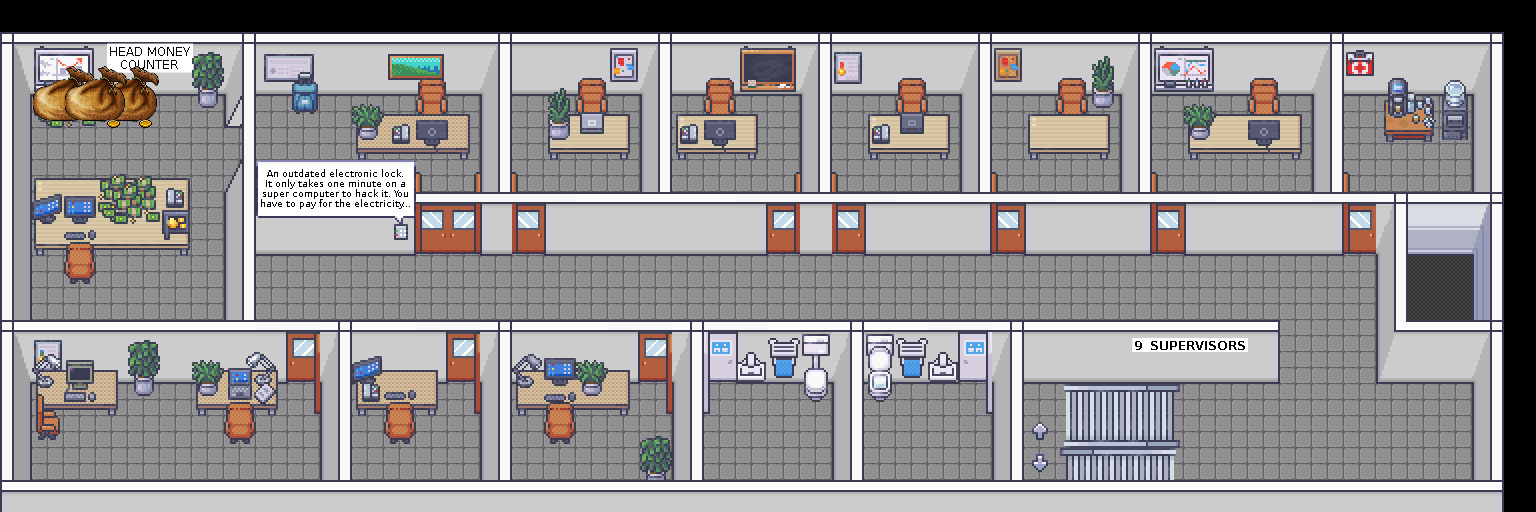

The image is a tile-based game level rendered from a .tmx file. Its description and source (layers, tilesets, objects; grid data summarised) follow:
An orthogonal 48x16 tile map with 32x32 px tiles, 82 tile layers (exitMain, sprechblaseOff, sprechblaseStep, safeStep, ...), 1 hidden layer not drawn, 17 tilesets and 16 objects (15x variable).

<map version="1.5" tiledversion="1.7.2" orientation="orthogonal" renderorder="right-down" width="48" height="16" tilewidth="32" tileheight="32" infinite="0" nextlayerid="119" nextobjectid="20">
 <editorsettings>
  <export target="09.json" format="json" />
 </editorsettings>
 <properties>
  <property name="mapCopyright" value="&quot;The Money Bin&quot; by Thoddi is licensed unter CC BY-NC-SA" />
  <property name="mapDescription" value=" " />
  <property name="mapLink" value=" " />
  <property name="mapName" value="The Money Bin" />
  <property name="script" value="https://static.rc3.world/scripts/default/bundle.js" />
 </properties>
 <tileset firstgid="1" source="../tiles/mapUtilies.tsx" />
 <tileset firstgid="10" source="../tiles/BaseChip_pipo.tsx" />
 <tileset firstgid="962" source="../tiles/Schilder.tsx" />
 <tileset firstgid="1762" source="../tiles/ModernInteriors/Room_Builder_3d_walls_32x32.tsx" />
 <tileset firstgid="3082" source="../tiles/ModernInteriors/18_Jail_32x32-Shadowless.tsx" />
 <tileset firstgid="3802" source="../tiles/ModernInteriors/26_Condominium_32x32.tsx" />
 <tileset firstgid="4106" source="../tiles/ModernInteriors/3_Bathroom_32x32.tsx" />
 <tileset firstgid="5002" source="../tiles/ModernInteriors/1_Generic_32x32.tsx" />
 <tileset firstgid="6250" source="../tiles/ModernInteriors/13_Conference_Hall_Shadowless_32x32.tsx" />
 <tileset firstgid="6442" source="../tiles/ModernInteriors/Modern_Office_Shadowless_32x32.tsx" />
 <tileset firstgid="7290" source="../tiles/ModernInteriors/5_Classroom_and_library_32x32.tsx" />
 <tileset firstgid="7834" source="../tiles/furniture.tsx" />
 <tileset firstgid="8858" source="../tiles/money.tsx" />
 <tileset firstgid="8922" source="../tiles/ModernInteriors/animated_safe_gold_32x32.tsx" />
 <tileset firstgid="8934" source="../tiles/bag.tsx" />
 <tileset firstgid="8938" source="../tiles/ModernInteriors/animated_door_big_6_32x32.tsx" />
 <tileset firstgid="8953" source="../tiles/ModernInteriors/Room_Builder_borders_32x32.tsx" />
 <layer id="118" name="exitMain" width="48" height="16">
  <properties>
   <property name="exitUrl" value="../main.json" />
  </properties>
  <data>[768 cells, 1 non-empty, 1 distinct tile ids]</data>
 </layer>
 <layer id="114" name="sprechblaseOff" width="48" height="16">
  <data>[768 cells, 0 non-empty, 0 distinct tile ids]</data>
 </layer>
 <layer id="116" name="sprechblaseStep" width="48" height="16">
  <properties>
   <property name="autoClose" type="bool" value="true" />
   <property name="autoOpen" type="bool" value="true" />
   <property name="doorVariable" value="sprechblase" />
   <property name="zone" value="sprechblaseZone" />
  </properties>
  <data>[768 cells, 1 non-empty, 1 distinct tile ids]</data>
 </layer>
 <layer id="117" name="safeStep" width="48" height="16">
  <properties>
   <property name="autoClose" type="bool" value="true" />
   <property name="autoOpen" type="bool" value="true" />
   <property name="doorVariable" value="safe" />
   <property name="zone" value="safeZone" />
  </properties>
  <data>[768 cells, 3 non-empty, 1 distinct tile ids]</data>
 </layer>
 <layer id="89" name="01stepIn" width="48" height="16">
  <properties>
   <property name="autoClose" type="bool" value="true" />
   <property name="autoOpen" type="bool" value="false" />
   <property name="code" value="4470" />
   <property name="doorVariable" value="01" />
   <property name="zone" value="01zoneIn" />
  </properties>
  <data>[768 cells, 2 non-empty, 1 distinct tile ids]</data>
 </layer>
 <layer id="101" name="01stepOut" width="48" height="16">
  <properties>
   <property name="autoClose" type="bool" value="true" />
   <property name="autoOpen" type="bool" value="true" />
   <property name="doorVariable" value="01" />
   <property name="zone" value="01zoneOut" />
  </properties>
  <data>[768 cells, 4 non-empty, 1 distinct tile ids]</data>
 </layer>
 <layer id="102" name="02step" width="48" height="16">
  <properties>
   <property name="autoClose" type="bool" value="true" />
   <property name="autoOpen" type="bool" value="true" />
   <property name="doorVariable" value="02" />
   <property name="zone" value="02zone" />
  </properties>
  <data>[768 cells, 3 non-empty, 1 distinct tile ids]</data>
 </layer>
 <layer id="103" name="03step" width="48" height="16">
  <properties>
   <property name="autoClose" type="bool" value="true" />
   <property name="autoOpen" type="bool" value="true" />
   <property name="doorVariable" value="03" />
   <property name="zone" value="03zone" />
  </properties>
  <data>[768 cells, 3 non-empty, 1 distinct tile ids]</data>
 </layer>
 <layer id="104" name="04step" width="48" height="16">
  <properties>
   <property name="autoClose" type="bool" value="true" />
   <property name="autoOpen" type="bool" value="true" />
   <property name="doorVariable" value="04" />
   <property name="zone" value="04zone" />
  </properties>
  <data>[768 cells, 3 non-empty, 1 distinct tile ids]</data>
 </layer>
 <layer id="105" name="05step" width="48" height="16">
  <properties>
   <property name="autoClose" type="bool" value="true" />
   <property name="autoOpen" type="bool" value="true" />
   <property name="doorVariable" value="05" />
   <property name="zone" value="05zone" />
  </properties>
  <data>[768 cells, 3 non-empty, 1 distinct tile ids]</data>
 </layer>
 <layer id="106" name="06step" width="48" height="16">
  <properties>
   <property name="autoClose" type="bool" value="true" />
   <property name="autoOpen" type="bool" value="true" />
   <property name="doorVariable" value="06" />
   <property name="zone" value="06zone" />
  </properties>
  <data>[768 cells, 3 non-empty, 1 distinct tile ids]</data>
 </layer>
 <layer id="107" name="07step" width="48" height="16">
  <properties>
   <property name="autoClose" type="bool" value="true" />
   <property name="autoOpen" type="bool" value="true" />
   <property name="doorVariable" value="07" />
   <property name="zone" value="07zone" />
  </properties>
  <data>[768 cells, 3 non-empty, 1 distinct tile ids]</data>
 </layer>
 <layer id="108" name="11step" width="48" height="16">
  <properties>
   <property name="autoClose" type="bool" value="true" />
   <property name="autoOpen" type="bool" value="true" />
   <property name="doorVariable" value="11" />
   <property name="zone" value="11zone" />
  </properties>
  <data>[768 cells, 3 non-empty, 1 distinct tile ids]</data>
 </layer>
 <layer id="109" name="12step" width="48" height="16">
  <properties>
   <property name="autoClose" type="bool" value="true" />
   <property name="autoOpen" type="bool" value="true" />
   <property name="doorVariable" value="12" />
   <property name="zone" value="12zone" />
  </properties>
  <data>[768 cells, 3 non-empty, 1 distinct tile ids]</data>
 </layer>
 <layer id="110" name="13step" width="48" height="16">
  <properties>
   <property name="autoClose" type="bool" value="true" />
   <property name="autoOpen" type="bool" value="true" />
   <property name="doorVariable" value="13" />
   <property name="zone" value="13zone" />
  </properties>
  <data>[768 cells, 3 non-empty, 1 distinct tile ids]</data>
 </layer>
 <layer id="111" name="14step" width="48" height="16">
  <properties>
   <property name="autoClose" type="bool" value="true" />
   <property name="autoOpen" type="bool" value="true" />
   <property name="doorVariable" value="14" />
   <property name="zone" value="14zone" />
  </properties>
  <data>[768 cells, 3 non-empty, 1 distinct tile ids]</data>
 </layer>
 <layer id="112" name="15step" width="48" height="16">
  <properties>
   <property name="autoClose" type="bool" value="true" />
   <property name="autoOpen" type="bool" value="true" />
   <property name="doorVariable" value="15" />
   <property name="zone" value="15zone" />
  </properties>
  <data>[768 cells, 3 non-empty, 1 distinct tile ids]</data>
 </layer>
 <layer id="18" name="start" width="48" height="16">
  <properties>
   <property name="startLayer" type="bool" value="true" />
  </properties>
  <data>[768 cells, 3 non-empty, 1 distinct tile ids]</data>
 </layer>
 <layer id="29" name="silent" width="48" height="16">
  <properties>
   <property name="silent" type="bool" value="true" />
  </properties>
  <data>[768 cells, 20 non-empty, 1 distinct tile ids]</data>
 </layer>
 <layer id="23" name="exitDown" width="48" height="16">
  <properties>
   <property name="exitUrl" value="08.json#startFromUp" />
  </properties>
  <data>[768 cells, 2 non-empty, 1 distinct tile ids]</data>
 </layer>
 <layer id="30" name="exitUp" width="48" height="16">
  <properties>
   <property name="exitUrl" value="10.json#startFromDown" />
  </properties>
  <data>[768 cells, 2 non-empty, 1 distinct tile ids]</data>
 </layer>
 <layer id="24" name="startFromDown" width="48" height="16">
  <properties>
   <property name="startLayer" type="bool" value="true" />
  </properties>
  <data>[768 cells, 2 non-empty, 1 distinct tile ids]</data>
 </layer>
 <layer id="19" name="startFromUp" width="48" height="16">
  <properties>
   <property name="startLayer" type="bool" value="true" />
  </properties>
  <data>[768 cells, 4 non-empty, 1 distinct tile ids]</data>
 </layer>
 <layer id="7" name="Block" width="48" height="16">
  <data>[768 cells, 303 non-empty, 1 distinct tile ids]</data>
 </layer>
 <layer id="22" name="Floor" width="48" height="16">
  <data>[768 cells, 705 non-empty, 2 distinct tile ids]</data>
 </layer>
 <layer id="10" name="Stairs" width="48" height="16">
  <data>[768 cells, 14 non-empty, 10 distinct tile ids]</data>
 </layer>
 <layer id="26" name="WallBehindPlayer" width="48" height="16">
  <data>[768 cells, 167 non-empty, 13 distinct tile ids]</data>
 </layer>
 <layer id="48" name="01close1" width="48" height="16">
  <data>[768 cells, 2 non-empty, 1 distinct tile ids]</data>
 </layer>
 <layer id="49" name="02close1" width="48" height="16">
  <data>[768 cells, 1 non-empty, 1 distinct tile ids]</data>
 </layer>
 <layer id="50" name="03close1" width="48" height="16">
  <data>[768 cells, 1 non-empty, 1 distinct tile ids]</data>
 </layer>
 <layer id="51" name="04close1" width="48" height="16">
  <data>[768 cells, 1 non-empty, 1 distinct tile ids]</data>
 </layer>
 <layer id="52" name="05close1" width="48" height="16">
  <data>[768 cells, 1 non-empty, 1 distinct tile ids]</data>
 </layer>
 <layer id="53" name="06close1" width="48" height="16">
  <data>[768 cells, 1 non-empty, 1 distinct tile ids]</data>
 </layer>
 <layer id="54" name="07close1" width="48" height="16">
  <data>[768 cells, 1 non-empty, 1 distinct tile ids]</data>
 </layer>
 <layer id="56" name="11close1" width="48" height="16">
  <data>[768 cells, 1 non-empty, 1 distinct tile ids]</data>
 </layer>
 <layer id="57" name="12close1" width="48" height="16">
  <data>[768 cells, 1 non-empty, 1 distinct tile ids]</data>
 </layer>
 <layer id="58" name="13close1" width="48" height="16">
  <data>[768 cells, 1 non-empty, 1 distinct tile ids]</data>
 </layer>
 <layer id="59" name="14close1" width="48" height="16">
  <data>[768 cells, 1 non-empty, 1 distinct tile ids]</data>
 </layer>
 <layer id="60" name="15close1" width="48" height="16">
  <data>[768 cells, 1 non-empty, 1 distinct tile ids]</data>
 </layer>
 <layer id="31" name="Toilette1" width="48" height="16">
  <data>[768 cells, 8 non-empty, 6 distinct tile ids]</data>
 </layer>
 <layer id="38" name="WallDecorationsBehindPlayer" width="48" height="16">
  <data>[768 cells, 38 non-empty, 38 distinct tile ids]</data>
 </layer>
 <layer id="47" name="Bag0" width="48" height="16">
  <data>[768 cells, 4 non-empty, 3 distinct tile ids]</data>
 </layer>
 <layer id="45" name="Bag1" width="48" height="16">
  <data>[768 cells, 8 non-empty, 4 distinct tile ids]</data>
 </layer>
 <layer id="46" name="Bag2" width="48" height="16">
  <data>[768 cells, 4 non-empty, 4 distinct tile ids]</data>
 </layer>
 <layer id="34" name="Chairs" width="48" height="16">
  <data>[768 cells, 12 non-empty, 2 distinct tile ids]</data>
 </layer>
 <layer id="39" name="DesksBehindPlayer" width="48" height="16">
  <data>[768 cells, 72 non-empty, 29 distinct tile ids]</data>
 </layer>
 <layer id="41" name="Chairs3" width="48" height="16">
  <data>[768 cells, 2 non-empty, 2 distinct tile ids]</data>
 </layer>
 <layer id="43" name="SafeClose" width="48" height="16" visible="0">
  <data>[768 cells, 2 non-empty, 2 distinct tile ids]</data>
 </layer>
 <layer id="44" name="SafeOpen" width="48" height="16">
  <data>[768 cells, 2 non-empty, 2 distinct tile ids]</data>
 </layer>
 <layer id="40" name="OnDeskBehind" width="48" height="16">
  <data>[768 cells, 36 non-empty, 27 distinct tile ids]</data>
 </layer>
 <objectgroup id="17" name="floorLayer">
  <!-- 16 objects omitted --></objectgroup>
 <layer id="1" name="WallBeforePlayer" width="48" height="16">
  <data>[768 cells, 173 non-empty, 20 distinct tile ids]</data>
 </layer>
 <layer id="33" name="Desks" width="48" height="16">
  <data>[768 cells, 28 non-empty, 11 distinct tile ids]</data>
 </layer>
 <layer id="35" name="Ondesk" width="48" height="16">
  <data>[768 cells, 17 non-empty, 13 distinct tile ids]</data>
 </layer>
 <layer id="37" name="Ondesk2" width="48" height="16">
  <data>[768 cells, 1 non-empty, 1 distinct tile ids]</data>
 </layer>
 <layer id="61" name="01close2" width="48" height="16">
  <data>[768 cells, 2 non-empty, 1 distinct tile ids]</data>
 </layer>
 <layer id="62" name="02close2" width="48" height="16">
  <data>[768 cells, 1 non-empty, 1 distinct tile ids]</data>
 </layer>
 <layer id="63" name="03close2" width="48" height="16">
  <data>[768 cells, 1 non-empty, 1 distinct tile ids]</data>
 </layer>
 <layer id="64" name="04close2" width="48" height="16">
  <data>[768 cells, 1 non-empty, 1 distinct tile ids]</data>
 </layer>
 <layer id="65" name="05close2" width="48" height="16">
  <data>[768 cells, 1 non-empty, 1 distinct tile ids]</data>
 </layer>
 <layer id="66" name="06close2" width="48" height="16">
  <data>[768 cells, 1 non-empty, 1 distinct tile ids]</data>
 </layer>
 <layer id="67" name="07close2" width="48" height="16">
  <data>[768 cells, 1 non-empty, 1 distinct tile ids]</data>
 </layer>
 <layer id="69" name="11close2" width="48" height="16">
  <data>[768 cells, 1 non-empty, 1 distinct tile ids]</data>
 </layer>
 <layer id="70" name="12close2" width="48" height="16">
  <data>[768 cells, 1 non-empty, 1 distinct tile ids]</data>
 </layer>
 <layer id="71" name="13close2" width="48" height="16">
  <data>[768 cells, 1 non-empty, 1 distinct tile ids]</data>
 </layer>
 <layer id="72" name="14close2" width="48" height="16">
  <data>[768 cells, 1 non-empty, 1 distinct tile ids]</data>
 </layer>
 <layer id="73" name="15close2" width="48" height="16">
  <data>[768 cells, 1 non-empty, 1 distinct tile ids]</data>
 </layer>
 <layer id="36" name="Chairs2" width="48" height="16">
  <data>[768 cells, 11 non-empty, 5 distinct tile ids]</data>
 </layer>
 <layer id="32" name="Toilette2" width="48" height="16">
  <data>[768 cells, 4 non-empty, 3 distinct tile ids]</data>
 </layer>
 <layer id="21" name="WallDecorationsBeforePlayer" width="48" height="16">
  <data>[768 cells, 5 non-empty, 5 distinct tile ids]</data>
 </layer>
 <layer id="74" name="01open" width="48" height="16">
  <data>[768 cells, 6 non-empty, 3 distinct tile ids]</data>
 </layer>
 <layer id="75" name="02open" width="48" height="16">
  <data>[768 cells, 3 non-empty, 3 distinct tile ids]</data>
 </layer>
 <layer id="76" name="03open" width="48" height="16">
  <data>[768 cells, 3 non-empty, 3 distinct tile ids]</data>
 </layer>
 <layer id="77" name="04open" width="48" height="16">
  <data>[768 cells, 3 non-empty, 3 distinct tile ids]</data>
 </layer>
 <layer id="78" name="05open" width="48" height="16">
  <data>[768 cells, 3 non-empty, 3 distinct tile ids]</data>
 </layer>
 <layer id="79" name="06open" width="48" height="16">
  <data>[768 cells, 3 non-empty, 3 distinct tile ids]</data>
 </layer>
 <layer id="80" name="07open" width="48" height="16">
  <data>[768 cells, 3 non-empty, 3 distinct tile ids]</data>
 </layer>
 <layer id="82" name="11open" width="48" height="16">
  <data>[768 cells, 3 non-empty, 3 distinct tile ids]</data>
 </layer>
 <layer id="83" name="12open" width="48" height="16">
  <data>[768 cells, 3 non-empty, 3 distinct tile ids]</data>
 </layer>
 <layer id="84" name="13open" width="48" height="16">
  <data>[768 cells, 3 non-empty, 3 distinct tile ids]</data>
 </layer>
 <layer id="85" name="14open" width="48" height="16">
  <data>[768 cells, 3 non-empty, 3 distinct tile ids]</data>
 </layer>
 <layer id="86" name="15open" width="48" height="16">
  <data>[768 cells, 3 non-empty, 3 distinct tile ids]</data>
 </layer>
 <layer id="87" name="wallAboveDoors" width="48" height="16">
  <data>[768 cells, 33 non-empty, 2 distinct tile ids]</data>
 </layer>
 <layer id="113" name="sprechblaseOn" width="48" height="16">
  <data>[768 cells, 10 non-empty, 10 distinct tile ids]</data>
 </layer>
</map>
<!-- 16 of 16 objects omitted -->
